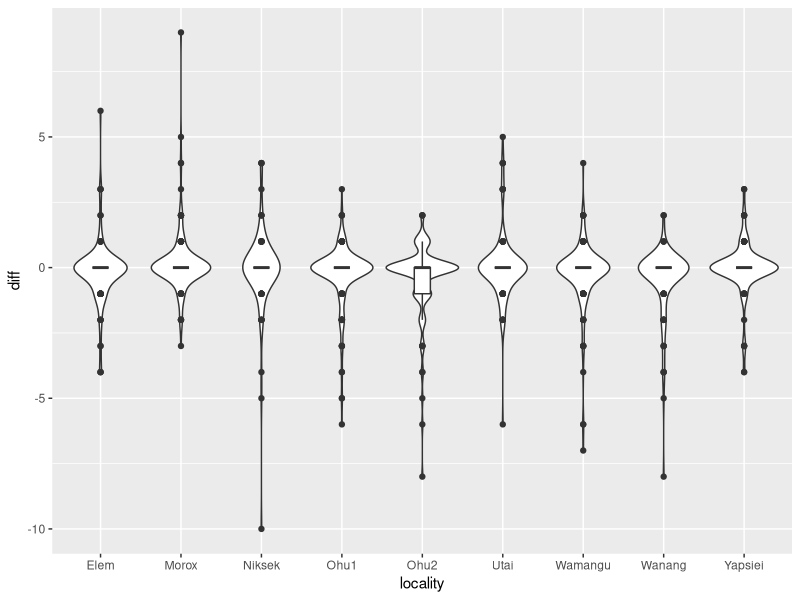

Here is the R script that generated this plot:
#----------------------------------------------------------#
#
#
#                   Cascading diversity
#
#                   Enemy-free space
#
#
#                 M. Libra,  O. Mottl
#                         2024
#
#----------------------------------------------------------#

# How would the diversity of parasitoids change if the caterpillars were
# not limited to single locality



#----------------------------------------------------------#
# 0. Setup -----
#----------------------------------------------------------#

# Load necessary libraries
library(tidyverse)
library(dplyr)

#----------------------------------------------------------#
# 1. Load data -----
#----------------------------------------------------------#

data_master <-
  readr::read_delim(
    here::here(
      "DATA/MASTER.csv"
    ),
    delim = ";"
  ) %>%
  tibble::as_tibble()


#----------------------------------------------------------#
# 2. Data wrangling -----
#----------------------------------------------------------#

data_work <-
  data_master %>%
  dplyr::filter(
    is.na(Par_remove) |
      Par_remove == "0"
  ) %>%
  dplyr::filter(remove_cat == "0") %>%
  dplyr::select(
    locality,
    plant,
    CAT_sp,
    PAR_sp
  )

# Summary of data
data_locality_summary <-
  data_work %>%
  dplyr::group_by(locality) %>%
  dplyr::summarise(
    num_plant_species = dplyr::n_distinct(plant, na.rm = TRUE),
    num_caterpillar_species = dplyr::n_distinct(CAT_sp, na.rm = ),
    num_parasitoid_species = dplyr::n_distinct(PAR_sp, na.rm = TRUE)
  ) %>%
  dplyr::mutate(
    abundance_caterpillars = purrr::map_dbl(
      .x = locality,
      .f = ~ data_work %>%
        dplyr::filter(locality == .x) %>%
        tidyr::drop_na(CAT_sp) %>%
        dplyr::select(CAT_sp) %>%
        nrow()
    ),
    abundance_parasitoids = purrr::map_dbl(
      .x = locality,
      .f = ~ data_work %>%
        dplyr::filter(locality == .x) %>%
        tidyr::drop_na(PAR_sp) %>%
        dplyr::select(PAR_sp) %>%
        nrow()
    )
  )


#----------------------------------------------------------#
# 3. Subset the data -----
#----------------------------------------------------------#
get_subset_number_of_parasitoids <- function(sel_locatily = NULL) {
  # get all caterpillar species
  vec_all_cat_species <-
    data_work %>%
    dplyr::filter(
      locality == sel_locatily
    ) %>%
    dplyr::distinct(CAT_sp) %>%
    dplyr::pull(CAT_sp)

  res <-
    # for each caterpillar species
    tibble::tibble(
      CAT_sp = vec_all_cat_species
    ) %>%
    dplyr::mutate(
      # get the number of parasitoid species
      n_par = purrr::map_dbl(
        .x = CAT_sp,
        .f = ~ data_work %>%
          dplyr::filter(
            locality == sel_locatily &
              CAT_sp == .x
          ) %>%
          tidyr::drop_na(PAR_sp) %>%
          dplyr::distinct(PAR_sp) %>%
          nrow()
      ),
      # get the number of parasitoid species after subsampling
      # This is done so that the abundance of parasitoids is the same as the
      # abundance of caterpillars in the original data.
      n_par_subsample = purrr::map_dbl(
        .progress = FALSE,
        .x = CAT_sp,
        .f = ~ {
          # get the data for the caterpillar species
          data_sel_cat <-
            data_work %>%
            dplyr::filter(
              CAT_sp == .x
            )

          # get the number of caterpillars
          n_abundance_cat <-
            data_work %>%
            dplyr::filter(
              locality == sel_locatily &
                CAT_sp == .x
            ) %>%
            tidyr::drop_na(CAT_sp) %>%
            dplyr::select(CAT_sp) %>%
            nrow()

          # get the number of parasitoids
          n_sp_par <-
            data_sel_cat %>%
            dplyr::sample_n(
              size = n_abundance_cat,
              replace = TRUE
            ) %>%
            tidyr::drop_na(PAR_sp) %>%
            dplyr::distinct(PAR_sp) %>%
            dplyr::pull(PAR_sp) %>%
            length()

          return(n_sp_par)
        }
      )
    )

  return(res)
}

# reproducibility SET SEED
set.seed(1234)
data_subset_parasitoids <-
  data_work %>%
  dplyr::distinct(locality) %>%
  dplyr::pull(locality) %>%
  rlang::set_names() %>%
  purrr::map(
    .progress = TRUE,
    .f = ~ get_subset_number_of_parasitoids(sel_locatily = .)
  ) %>%
  dplyr::bind_rows(
    .id = "locality"
  ) %>%
  dplyr:::mutate(
    diff = n_par - n_par_subsample
  )

View(data_subset_parasitoids)


#----------------------------------------------------------#
# 4. Visuaisation -----
#----------------------------------------------------------#
data_subset_parasitoids %>%
  ggplot2::ggplot(
    mapping = ggplot2::aes(
      x = locality,
      y = diff
    )
  ) +
  ggplot2::geom_violin() +
  ggplot2::geom_boxplot(
    width = 0.2
  )




